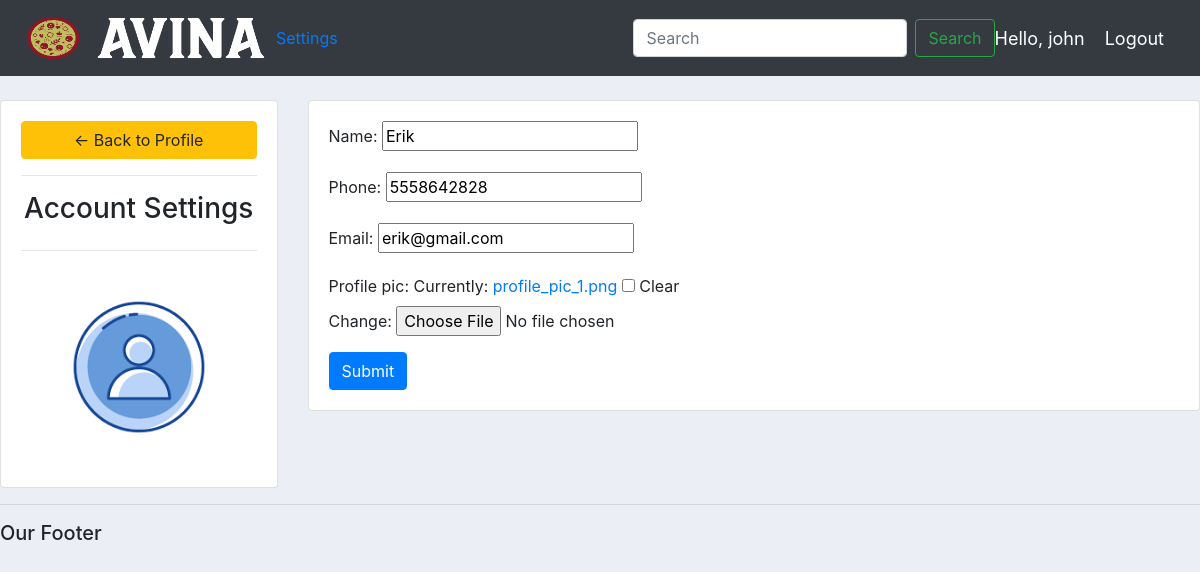
Page /account/ (signed in) on the committed database.
### accounts/models.py (models this page shows, shortened)
class Customer(models.Model):
    user = models.OneToOneField(User, null=True, blank=True, on_delete=models.CASCADE)
    name = models.CharField(max_length=200, null=True)
    phone = models.CharField(max_length=200, null=True)
    email =  models.CharField(max_length=200, null=True)
    profile_pic = models.ImageField(default="profile_pic_1.png", null=True, blank=True)
    date_created = models.DateTimeField(auto_now_add=True)

### accounts/decorators.py (the view)
		def wrapper_func(request, *args, **kwargs):
			group = None
			if request.user.groups.exists():
				group = request.user.groups.all()[0].name
			if group in allowed_roles:
				return view_func(request, *args, **kwargs)
			else:
				return HttpResponse('You are not authorized to view this page')

### accounts/forms.py
class CustomerForm(ModelForm):
    class Meta:
        model = Customer
        fields = '__all__'
        exclude = ['user']

### accounts/views.py (called while the page is built)
@login_required(login_url='login')
@allowed_users(allowed_roles=['customer'])
def accountSettings(request):
    customer = request.user.customer
    form = CustomerForm(instance=customer)
    if request.method == 'POST':
        form = CustomerForm(request.POST, request.FILES, instance=customer)
        if form.is_valid():
             form.save()
    context = {'form':form}
    return render(request, 'accounts/account_settings.html', context)

### accounts/templates/accounts/account_settings.html (shortened to what this page needs)
{% extends 'accounts/main.html' %}
{% block content %}
<br>
<div class="row">
    <div class="col-md-3">
        <div class="card card-body">
            <a class="btn btn-warning" href="{% url 'home' %}">&#8592; Back to Profile</a>
            <hr>
            <h3 style="text-align: center;">Account Settings</h3>
            <hr>
            <img class="profile-pic" src="{{request.user.customer.profile_pic.url}}">
        </div>
    </div>
    <div class="col-md-9">
        <div class="card card-body">
            <form method="POST" action="" enctype="multipart/form-data">
                {{form.as_p}}
                <input class="btn btn-primary" type="submit" name="Update Information">
            </form>
        </div>
    </div>
</div>
{% endblock %}

### accounts/templates/accounts/navbar.html (shortened to what this page needs)
{% load static %}
<nav class="navbar navbar-expand-lg navbar-dark bg-dark">
    <img src="{% static 'images/logo.png' %}" height="60px" width="260px">
    <div class="collapse navbar-collapse" id="navbarSupportedContent">
      <ul class="navbar-nav mr-auto">
        {% if request.user.is_staff %}
        <li class="nav-item active">
          <a class="nav-link" href="{% url 'home' %}">Dashboard</a>
        </li>
        <li class="nav-item">
          <a class="nav-link" href="{% url 'products' %}">Products</a>
        </li>
        {% else %}
        <li class="nav-item">
          <a href="{% url 'account' %}">Settings</a>
        </li>
        {% endif %}
      </ul>
      <form class="form-inline my-2 my-lg-0">
        <input class="form-control mr-sm-2" type="search" placeholder="Search" aria-label="Search">
        <button class="btn btn-outline-success my-2 my-sm-0" type="submit">Search</button>
      </form>
    </div>
    <span class="hello-msg">Hello, {{request.user}}</span>
    <span ><a class="hello-msg" href="{% url 'logout' %}">Logout</a></span>
  </nav>

### static/css/main.css (style rules this page uses)
body { background-color: #ebeff5; }

### accounts/templates/accounts/navbar.html (style rules this page uses)
.hello-msg { font-size: 18px; color: #fff; margin-right: 20px; }

### accounts/templates/accounts/account_settings.html (style rules this page uses)
.profile-pic { max-width: 200px; max-height: 200px; margin: 0 auto; border-radius: 50%; }

### rows in the picture
Customer: name "Erik", phone "5558642828", email "erik@gmail.com"

### other values in the picture
{{ request.user }} "john"
